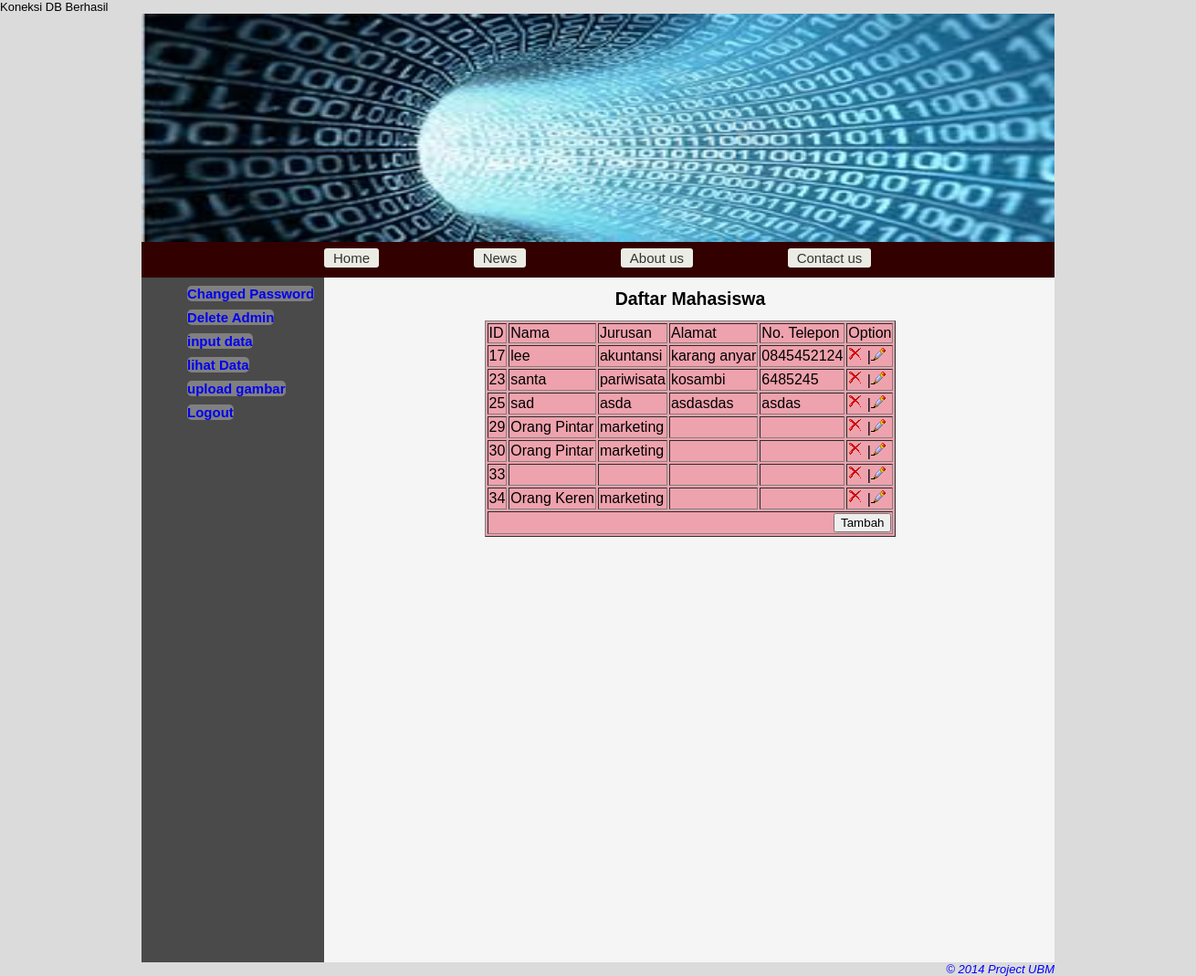
Page /daftar.php on the committed database.
### tables this page shows
CREATE TABLE IF NOT EXISTS `mahasiswa` (
`ID` int(11) NOT NULL,
  `Nama` varchar(50) NOT NULL,
  `Jurusan` varchar(50) NOT NULL,
  `alamat` varchar(50) NOT NULL,
  `no_telepon` varchar(50) NOT NULL
);

### daftar.php (the view, shortened to what this page needs)
<?php
include("koneksi.php");
	   $sql = "SELECT * FROM mahasiswa";
	   $hasil = mysqli_query($koneksi, $sql);
?>
<?php include("header.php"); ?>
<div id="kanan">
		<center>
				<form action="form.php" method="POST">
				<table border="1">
				<h2>Daftar Mahasiswa</h2>
					<tr>
						<td>ID</td>
						<td>Nama</td>
						<td>Jurusan</td>
						<td>Alamat</td>
						<td>No. Telepon</td>
						<td>Option</td>
					</tr>
				<?php
				while($baris = mysqli_fetch_assoc($hasil)) {
					echo "<tr>";
					echo "<td>" . $baris['ID'] . "</td>";
					echo "<td>" . $baris['Nama'] . "</td>";
					echo "<td>" . $baris['Jurusan'] . "</td>";
					echo "<td>" . $baris['alamat'] . "</td>";
					echo "<td>" . $baris['no_telepon'] . "</td>";
					echo "<td>";
						echo "<a href='hapus.php?id=" . $baris['ID'] . "'><img src='hapus.png'/></a>	|";
						echo "<a href='edit_form.php?id=" . $baris['ID'] . "'><img src='update.png'/></a>";
					echo "</td>";
					echo "</tr>";
				}
				?>
					<tr>
						<td colspan="6" align="right">
						<input	type="submit"
								name="add"
								value="Tambah"/>
						</td>
					</tr>
				</table>
				</form>
				</center>
			</div>
		</div>
<?php include("footer.php");?>

### header.php (shortened to what this page needs)
<html>
<head>
	<link href="style.css" rel="stylesheet" type="text/css" / >
</head>
<body>
<div id="bungkus">
<div id="header">
		<div id="banner">
			<img src="banner.jpg">
		</div>
				<div id="menu">
			<ul>
					<li><a href="admin.php">Home</a></li>
					<li><a href="news.php">News</a></li>
					<li><a href="about_us.php">About us </a></li>
					<li><a href="contact_us.php">Contact us</a></li>
			</ul>
		</div>
	</div>
	<div id="isi">
		<div id="kiri">
			<ul>
					<li><a href="ganti_pass.php">Changed Password</a></li>
					<li><a href="delete.php">Delete Admin</a></li>
					<li><a href="form.php">input data</a></li>
					<li><a href="daftar.php">lihat Data</a></li>
					<li><a href="gambar.php">upload gambar</a></li>
					<li><a href="logout.php">Logout</a></li>
			</ul>
		</div>

### footer.php
	<div id="footer" >
	<i>&copy; 2014 Project UBM</i>
	</div>
</div>
</body>
</html>

### style.css (style rules this page uses)
body { width: 100%;height: 100%; margin: 0; padding: 0; border:0; font-family:Verdana, Arial , Helvetica, sans-serif; font-size: 13px; line-height:15px; background:#DBDBDB; }
table { background-color:#EEA2AD; }
#bungkus { width:1000px; background:; margin: 0 auto; background-color:#330000; }
#banner img { width:100% ; height:250px; }
#menu { margin-top:10px ; margin-bottom:3px ; }
#menu ul { margin-top:2px; width:100%; padding:0; margin-left:200px; }
#menu ul li { list-style: none; display: inline-block; }
#menu ul li a { text-decoration:none; color:#333333; background-color:#EBECE4; border-radius:3px; margin-right:100px; font-size:15px; font-family:Helvetica; padding:2px 10px ; }
#isi { height:750px;width:100%; margin:0; padding:0 ; background:#F5F5F5; }
#kiri { float: left; width: 200px; height:100%; margin: 0; padding: 1 em ; color: #D4E6F4; background:#4A4A4A; }
#kiri ul { margin-top:10px; color:blue; padding:0; margin-left:50px; list-style:none; }
#kiri ul li { margin-top:10px; }
#kiri ul li a { background-color:gray; text-decoration:none; border-radius:5px; font-size:15px; font-family:Helvetica; font-weight: bold; }
#kanan { width:750px; float: left; height: 100%; padding-left: 2em; vertical-align: top; }
#footer { color:blue; float:right; }

### rows in the picture
mahasiswa: ID "17", Nama "lee", Jurusan "akuntansi", alamat "karang anyar", no_telepon "0845452124"
mahasiswa: ID "23", Nama "santa", Jurusan "pariwisata", alamat "kosambi", no_telepon "6485245"
mahasiswa: ID "25", Nama "sad", Jurusan "asda", alamat "asdasdas", no_telepon "asdas"
mahasiswa: ID "29", Nama "Orang Pintar", Jurusan "marketing"
mahasiswa: ID "30", Nama "Orang Pintar", Jurusan "marketing"
mahasiswa: ID "33"
mahasiswa: ID "34", Nama "Orang Keren", Jurusan "marketing"
